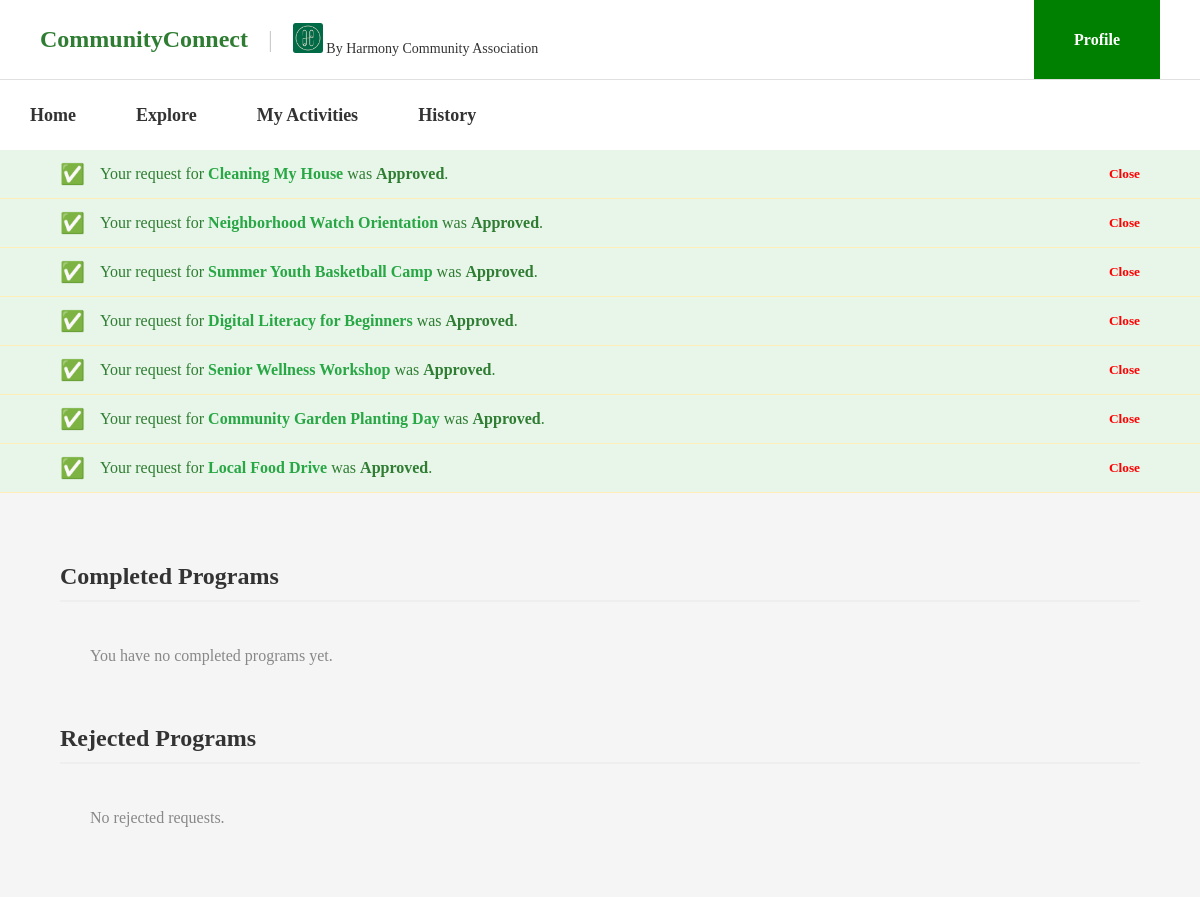
/MainPage/history.php (signed in), run on the app's committed database.
### tables this page shows
CREATE TABLE `user_program` (
  `id` int(11) NOT NULL,
  `user_id` int(11) NOT NULL,
  `program_id` int(11) NOT NULL,
  `status` varchar(30) NOT NULL,
  `Reg_date` datetime NOT NULL,
  `notified` tinyint(1) NOT NULL DEFAULT 0
);

CREATE TABLE `program` (
  `id` int(11) NOT NULL,
  `title` varchar(150) NOT NULL,
  `event_date` date NOT NULL,
  `start_time` time NOT NULL,
  `end_time` time NOT NULL,
  `location` varchar(200) NOT NULL,
  `description` text NOT NULL,
  `image` varchar(255) NOT NULL DEFAULT 'Images/gotong-royong.jpg'
);

### MainPage/notification.php (the view, shortened to what this page needs)
<?php
global $connection;
$user_id = $_SESSION['id'];
$decision_sql = "SELECT up.id, up.status, p.title
                  FROM user_program up
                  INNER JOIN program p ON up.program_id = p.id
                  WHERE up.user_id = '$user_id'
                  AND up.status IN ('Approved', 'Rejected')
                  AND up.notified = 0";
$decision_result = mysqli_query($connection, $decision_sql);
?>
    <?php
    if ($decision_result && mysqli_num_rows($decision_result) > 0) {
        while ($decision_row = mysqli_fetch_assoc($decision_result)) {
            $is_approved = $decision_row['status'] === 'Approved';
    ?>
            <div class="notification-banner" id="decision-<?= $decision_row['id'] ?>"
                style="background-color: <?= $is_approved ? '#e8f5e9' : '#fdecea' ?>; color: <?= $is_approved ? '#2e7d32' : '#c0392b' ?>;">
                <div class="notification-content">
                    <span class="notification-icon"><?= $is_approved ? '✅' : '❌' ?></span>
                    <div>
                        Your request for
                        <span class="notification-highlight"><?= htmlspecialchars($decision_row['title']) ?></span>
                        was <strong><?= $decision_row['status'] ?></strong>.
                    </div>
                </div>
                <button onclick="dismissDecision(<?= $decision_row['id'] ?>)" style="color: red; border: none; background: none; cursor: pointer; font-weight: bold;">
                    Close
                </button>
            </div>
    <?php
        }
    }
    ?>
        </body>
        </html>

### CSS/user.css (style rules this page uses)
* { margin: 0; padding: 0; box-sizing: border-box; font-family: Times New Roman, serif; }
.notification-banner { background-color: #fff9e6; color: #8a6d3b; padding: 12px 5%; font-family: serif; font-size: 16px; display: flex; align-items: center; justify-content: space-between; border-bottom: 1px solid #ffeeba; }
.notification-content { display: flex; align-items: center; }
.notification-icon { font-size: 20px; margin-right: 15px; }
.notification-highlight { color: #28a745; font-weight: bold; }

### data on the page
user_program: program.title "Cleaning My House", status "Approved"
user_program: program.title "Neighborhood Watch Orientation", status "Approved"
user_program: program.title "Summer Youth Basketball Camp", status "Approved"
user_program: program.title "Digital Literacy for Beginners", status "Approved"
user_program: program.title "Senior Wellness Workshop", status "Approved"
user_program: program.title "Community Garden Planting Day", status "Approved"
user_program: program.title "Local Food Drive", status "Approved"
